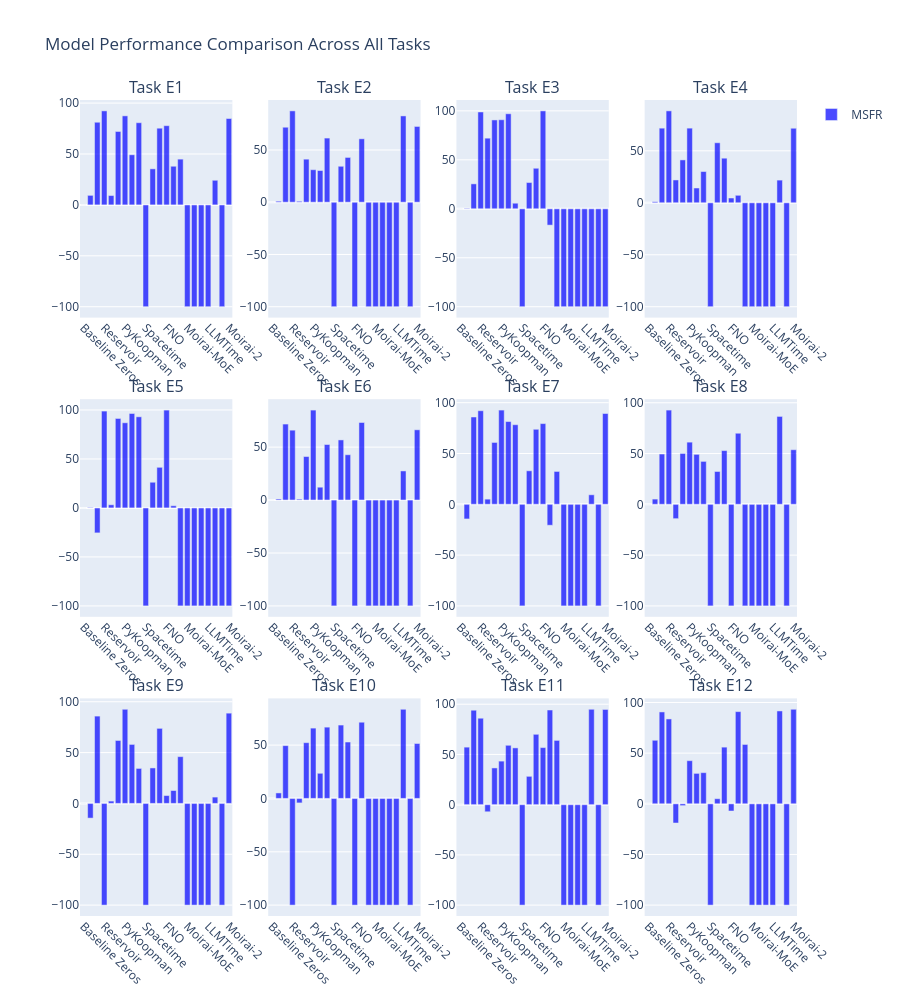

Notebook source saved alongside this figure:
### Markdown cell above
# Comparative Analysis

### Code cell
# Create interactive task comparison
create_interactive_task_comparison(data)  # noqa: F405 # pyrefly: ignore

### Figure 1 — Plotly figure (JSON) as saved in the notebook; plotly's stock layout.template omitted (floating-point values rounded to 4 significant figures)
{"data": [{"marker": {"color": "blue"}, "name": "MSFR", "opacity": 0.7, "showlegend": true, "type": "bar", "x": ["Baseline Zeros", "Baseline Average", "Baseline Last", "Reservoir", "KAN", "Opt DMD", "PyKoopman", "LSTM", "ODE-LSTM", "Spacetime", "DeepONet", "SINDy", "FNO", "NeuralODE", "Panda", "Moirai-MoE", "Chronos-T5", "TabPFN", "LLMTime", "Sundial", "Chronos-2", "Moirai-2"], "xaxis": "x", "y": [0.0, 9.38, 81.2, 92.36, 9.18, 72.13, 87.46, 49.26, 80.73, -100.0, 35.42, 75.35, 77.82, 37.98, 44.97, -100.0, -100.0, -100.0, -100.0, 24.19, -100.0, 84.85], "yaxis": "y"}, {"marker": {"color": "blue"}, "name": "MSFR", "opacity": 0.7, "showlegend": false, "type": "bar", "x": ["Baseline Zeros", "Baseline Average", "Baseline Last", "Reservoir", "KAN", "Opt DMD", "PyKoopman", "LSTM", "ODE-LSTM", "Spacetime", "DeepONet", "SINDy", "FNO", "NeuralODE", "Panda", "Moirai-MoE", "Chronos-T5", "TabPFN", "LLMTime", "Sundial", "Chronos-2", "Moirai-2"], "xaxis": "x2", "y": [0.0, 1.02, 71.79, 87.44, 0.97, 41.22, 31.12, 30.35, 61.42, -100.0, 34.42, 42.89, -100.0, 60.71, -100.0, -100.0, -100.0, -100.0, -100.0, 82.62, -100.0, 72.54], "yaxis": "y2"}, {"marker": {"color": "blue"}, "name": "MSFR", "opacity": 0.7, "showlegend": false, "type": "bar", "x": ["Baseline Zeros", "Baseline Average", "Baseline Last", "Reservoir", "KAN", "Opt DMD", "PyKoopman", "LSTM", "ODE-LSTM", "Spacetime", "DeepONet", "SINDy", "FNO", "NeuralODE", "Panda", "Moirai-MoE", "Chronos-T5", "TabPFN", "LLMTime", "Sundial", "Chronos-2", "Moirai-2"], "xaxis": "x3", "y": [0.0, 0.51, 25.45, 98.85, 72.1, 90.71, 90.91, 97.02, 5.69, -100.0, 26.79, 41.38, 99.97, -16.67, -100.0, -100.0, -100.0, -100.0, -100.0, -100.0, -100.0, -100.0], "yaxis": "y3"}, {"marker": {"color": "blue"}, "name": "MSFR", "opacity": 0.7, "showlegend": false, "type": "bar", "x": ["Baseline Zeros", "Baseline Average", "Baseline Last", "Reservoir", "KAN", "Opt DMD", "PyKoopman", "LSTM", "ODE-LSTM", "Spacetime", "DeepONet", "SINDy", "FNO", "NeuralODE", "Panda", "Moirai-MoE", "Chronos-T5", "TabPFN", "LLMTime", "Sundial", "Chronos-2", "Moirai-2"], "xaxis": "x4", "y": [0.0, 1.02, 71.79, 88.42, 21.96, 41.25, 71.81, 14.21, 30.06, -100.0, 57.75, 42.9, 4.58, 7.2, -100.0, -100.0, -100.0, -100.0, -100.0, 21.82, -100.0, 71.72], "yaxis": "y4"}, {"marker": {"color": "blue"}, "name": "MSFR", "opacity": 0.7, "showlegend": false, "type": "bar", "x": ["Baseline Zeros", "Baseline Average", "Baseline Last", "Reservoir", "KAN", "Opt DMD", "PyKoopman", "LSTM", "ODE-LSTM", "Spacetime", "DeepONet", "SINDy", "FNO", "NeuralODE", "Panda", "Moirai-MoE", "Chronos-T5", "TabPFN", "LLMTime", "Sundial", "Chronos-2", "Moirai-2"], "xaxis": "x5", "y": [0.0, 0.51, -25.46, 98.85, 3.23, 91.33, 86.92, 96.39, 93.01, -100.0, 26.23, 41.47, 99.88, 2.24, -100.0, -100.0, -100.0, -100.0, -100.0, -100.0, -100.0, -100.0], "yaxis": "y5"}, {"marker": {"color": "blue"}, "name": "MSFR", "opacity": 0.7, "showlegend": false, "type": "bar", "x": ["Baseline Zeros", "Baseline Average", "Baseline Last", "Reservoir", "KAN", "Opt DMD", "PyKoopman", "LSTM", "ODE-LSTM", "Spacetime", "DeepONet", "SINDy", "FNO", "NeuralODE", "Panda", "Moirai-MoE", "Chronos-T5", "TabPFN", "LLMTime", "Sundial", "Chronos-2", "Moirai-2"], "xaxis": "x6", "y": [0.0, 1.02, 71.79, 66.02, 0.91, 41.11, 85.0, 12.15, 52.45, -100.0, 56.8, 42.8, -100.0, 73.27, -100.0, -100.0, -100.0, -100.0, -100.0, 27.51, -100.0, 66.36], "yaxis": "y6"}, {"marker": {"color": "blue"}, "name": "MSFR", "opacity": 0.7, "showlegend": false, "type": "bar", "x": ["Baseline Zeros", "Baseline Average", "Baseline Last", "Reservoir", "KAN", "Opt DMD", "PyKoopman", "LSTM", "ODE-LSTM", "Spacetime", "DeepONet", "SINDy", "FNO", "NeuralODE", "Panda", "Moirai-MoE", "Chronos-T5", "TabPFN", "LLMTime", "Sundial", "Chronos-2", "Moirai-2"], "xaxis": "x7", "y": [0.0, -14.42, 85.9, 92.09, 5.08, 60.87, 92.72, 81.42, 78.31, -100.0, 32.97, 73.83, 79.42, -20.61, 32.34, -100.0, -100.0, -100.0, -100.0, 9.36, -100.0, 89.33], "yaxis": "y7"}, {"marker": {"color": "blue"}, "name": "MSFR", "opacity": 0.7, "showlegend": false, "type": "bar", "x": ["Baseline Zeros", "Baseline Average", "Baseline Last", "Reservoir", "KAN", "Opt DMD", "PyKoopman", "LSTM", "ODE-LSTM", "Spacetime", "DeepONet", "SINDy", "FNO", "NeuralODE", "Panda", "Moirai-MoE", "Chronos-T5", "TabPFN", "LLMTime", "Sundial", "Chronos-2", "Moirai-2"], "xaxis": "x8", "y": [0.0, 5.16, 49.52, 92.78, -14.1, 50.11, 61.21, 49.22, 42.27, -100.0, 32.33, 52.89, -100.0, 69.98, -100.0, -100.0, -100.0, -100.0, -100.0, 86.54, -100.0, 53.74], "yaxis": "y8"}, {"marker": {"color": "blue"}, "name": "MSFR", "opacity": 0.7, "showlegend": false, "type": "bar", "x": ["Baseline Zeros", "Baseline Average", "Baseline Last", "Reservoir", "KAN", "Opt DMD", "PyKoopman", "LSTM", "ODE-LSTM", "Spacetime", "DeepONet", "SINDy", "FNO", "NeuralODE", "Panda", "Moirai-MoE", "Chronos-T5", "TabPFN", "LLMTime", "Sundial", "Chronos-2", "Moirai-2"], "xaxis": "x9", "y": [0.0, -14.42, 85.88, -100.0, 2.31, 61.91, 92.59, 58.03, 34.42, -100.0, 34.9, 73.83, 7.73, 12.71, 46.01, -100.0, -100.0, -100.0, -100.0, 6.24, -100.0, 88.77], "yaxis": "y9"}, {"marker": {"color": "blue"}, "name": "MSFR", "opacity": 0.7, "showlegend": false, "type": "bar", "x": ["Baseline Zeros", "Baseline Average", "Baseline Last", "Reservoir", "KAN", "Opt DMD", "PyKoopman", "LSTM", "ODE-LSTM", "Spacetime", "DeepONet", "SINDy", "FNO", "NeuralODE", "Panda", "Moirai-MoE", "Chronos-T5", "TabPFN", "LLMTime", "Sundial", "Chronos-2", "Moirai-2"], "xaxis": "x10", "y": [0.0, 5.16, 49.53, -100.0, -4.19, 52.27, 65.95, 23.59, 66.85, -100.0, 68.81, 52.9, -100.0, 71.47, -100.0, -100.0, -100.0, -100.0, -100.0, 83.6, -100.0, 51.52], "yaxis": "y10"}, {"marker": {"color": "blue"}, "name": "MSFR", "opacity": 0.7, "showlegend": false, "type": "bar", "x": ["Baseline Zeros", "Baseline Average", "Baseline Last", "Reservoir", "KAN", "Opt DMD", "PyKoopman", "LSTM", "ODE-LSTM", "Spacetime", "DeepONet", "SINDy", "FNO", "NeuralODE", "Panda", "Moirai-MoE", "Chronos-T5", "TabPFN", "LLMTime", "Sundial", "Chronos-2", "Moirai-2"], "xaxis": "x11", "y": [0.0, 57.27, 94.03, 86.08, -7.06, 36.57, 43.36, 59.12, 56.52, -100.0, 28.22, 70.06, 56.82, 94.23, 63.99, -100.0, -100.0, -100.0, -100.0, 94.97, -100.0, 94.79], "yaxis": "y11"}, {"marker": {"color": "blue"}, "name": "MSFR", "opacity": 0.7, "showlegend": false, "type": "bar", "x": ["Baseline Zeros", "Baseline Average", "Baseline Last", "Reservoir", "KAN", "Opt DMD", "PyKoopman", "LSTM", "ODE-LSTM", "Spacetime", "DeepONet", "SINDy", "FNO", "NeuralODE", "Panda", "Moirai-MoE", "Chronos-T5", "TabPFN", "LLMTime", "Sundial", "Chronos-2", "Moirai-2"], "xaxis": "x12", "y": [0.0, 62.69, 90.65, 83.75, -18.96, -1.8, 42.56, 30.02, 30.74, -100.0, 5.02, 55.92, -7.12, 90.98, 58.57, -100.0, -100.0, -100.0, -100.0, 91.64, -100.0, 93.29], "yaxis": "y12"}], "layout": {"annotations": [{"font": {"size": 16}, "showarrow": false, "text": "Task E1", "x": 0.1062, "xanchor": "center", "xref": "paper", "y": 1, "yanchor": "bottom", "yref": "paper"}, {"font": {"size": 16}, "showarrow": false, "text": "Task E2", "x": 0.3688, "xanchor": "center", "xref": "paper", "y": 1, "yanchor": "bottom", "yref": "paper"}, {"font": {"size": 16}, "showarrow": false, "text": "Task E3", "x": 0.6313, "xanchor": "center", "xref": "paper", "y": 1, "yanchor": "bottom", "yref": "paper"}, {"font": {"size": 16}, "showarrow": false, "text": "Task E4", "x": 0.8938, "xanchor": "center", "xref": "paper", "y": 1, "yanchor": "bottom", "yref": "paper"}, {"font": {"size": 16}, "showarrow": false, "text": "Task E5", "x": 0.1062, "xanchor": "center", "xref": "paper", "y": 0.6333, "yanchor": "bottom", "yref": "paper"}, {"font": {"size": 16}, "showarrow": false, "text": "Task E6", "x": 0.3688, "xanchor": "center", "xref": "paper", "y": 0.6333, "yanchor": "bottom", "yref": "paper"}, {"font": {"size": 16}, "showarrow": false, "text": "Task E7", "x": 0.6313, "xanchor": "center", "xref": "paper", "y": 0.6333, "yanchor": "bottom", "yref": "paper"}, {"font": {"size": 16}, "showarrow": false, "text": "Task E8", "x": 0.8938, "xanchor": "center", "xref": "paper", "y": 0.6333, "yanchor": "bottom", "yref": "paper"}, {"font": {"size": 16}, "showarrow": false, "text": "Task E9", "x": 0.1062, "xanchor": "center", "xref": "paper", "y": 0.2667, "yanchor": "bottom", "yref": "paper"}, {"font": {"size": 16}, "showarrow": false, "text": "Task E10", "x": 0.3688, "xanchor": "center", "xref": "paper", "y": 0.2667, "yanchor": "bottom", "yref": "paper"}, {"font": {"size": 16}, "showarrow": false, "text": "Task E11", "x": 0.6313, "xanchor": "center", "xref": "paper", "y": 0.2667, "yanchor": "bottom", "yref": "paper"}, {"font": {"size": 16}, "showarrow": false, "text": "Task E12", "x": 0.8938, "xanchor": "center", "xref": "paper", "y": 0.2667, "yanchor": "bottom", "yref": "paper"}], "barmode": "group", "height": 1000, "showlegend": true, "title": {"text": "Model Performance Comparison Across All Tasks"}, "xaxis": {"anchor": "y", "domain": [0, 0.2125], "tickangle": 45}, "xaxis10": {"anchor": "y10", "domain": [0.2625, 0.475], "tickangle": 45}, "xaxis11": {"anchor": "y11", "domain": [0.525, 0.7375], "tickangle": 45}, "xaxis12": {"anchor": "y12", "domain": [0.7875, 1], "tickangle": 45}, "xaxis2": {"anchor": "y2", "domain": [0.2625, 0.475], "tickangle": 45}, "xaxis3": {"anchor": "y3", "domain": [0.525, 0.7375], "tickangle": 45}, "xaxis4": {"anchor": "y4", "domain": [0.7875, 1], "tickangle": 45}, "xaxis5": {"anchor": "y5", "domain": [0, 0.2125], "tickangle": 45}, "xaxis6": {"anchor": "y6", "domain": [0.2625, 0.475], "tickangle": 45}, "xaxis7": {"anchor": "y7", "domain": [0.525, 0.7375], "tickangle": 45}, "xaxis8": {"anchor": "y8", "domain": [0.7875, 1], "tickangle": 45}, "xaxis9": {"anchor": "y9", "domain": [0, 0.2125], "tickangle": 45}, "yaxis": {"anchor": "x", "domain": [0.7333, 1]}, "yaxis10": {"anchor": "x10", "domain": [0, 0.2667]}, "yaxis11": {"anchor": "x11", "domain": [0, 0.2667]}, "yaxis12": {"anchor": "x12", "domain": [0, 0.2667]}, "yaxis2": {"anchor": "x2", "domain": [0.7333, 1]}, "yaxis3": {"anchor": "x3", "domain": [0.7333, 1]}, "yaxis4": {"anchor": "x4", "domain": [0.7333, 1]}, "yaxis5": {"anchor": "x5", "domain": [0.3667, 0.6333]}, "yaxis6": {"anchor": "x6", "domain": [0.3667, 0.6333]}, "yaxis7": {"anchor": "x7", "domain": [0.3667, 0.6333]}, "yaxis8": {"anchor": "x8", "domain": [0.3667, 0.6333]}, "yaxis9": {"anchor": "x9", "domain": [0, 0.2667]}}}
